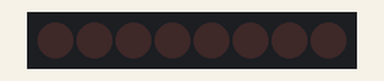
This sketch was run on a simulated ESP32. Parts: 8 shift-register outputs drawn as a row of LEDs (first output left, lit = HIGH). Wiring (inferred from the names in the program): shift register (74HC595): data GPIO 21; shift clock GPIO 16; latch GPIO 17. Wiring (inferred from the signals the program sends): row of LEDs: on Q0, Q1, Q2, Q3, Q4, Q5, Q6, Q7. What the sketch prints to the serial monitor is not drawn.

Above: at 3.2 s.
At 5.8 s:
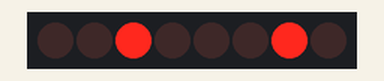
Timing chart, 0 to 8.6 s (numbered marks = the images above):
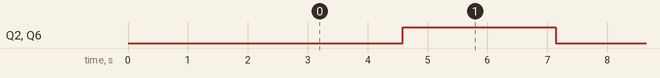

The sketch:

StepperShiftRegTest.ino
```cpp
#include <Wire.h>
#include "Adafruit_VL6180X.h"
#include <AccelStepper.h>
#include <MultiStepper.h>

Adafruit_VL6180X vl = Adafruit_VL6180X();

const int numReadings = 10;

int readings[numReadings];  // the readings from the analog input
int readIndex = 0;          // the index of the current reading
int total = 0;              // the running total
int average = 0;            // the average

//Pin connected to ST_CP of 74HC595
int latchPin = 17;

//Pin connected to SH_CP of 74HC595
int clockPin = 16;

////Pin connected to DS of 74HC595
int dataPin = 21;

byte x = 0b00000010;

int count = 0;
long count1 = 0;

int range = 100;

unsigned long previousMicros = 0;

long interval = 200;

void setup() {

  delay(2000);

  Wire.begin(18, 23, 100000);

  Serial.begin(115200);

  // wait for serial port to open on native usb devices
  while (!Serial) {
    delay(1);
  }

  Serial.println("Adafruit VL6180x test!");
  if (!vl.begin()) {
    Serial.println("Failed to find sensor");
    while (1)
      ;
  }
  Serial.println("Sensor found!");

  //Serial.end();

  //set pins to output so you can control the shift register
  pinMode(latchPin, OUTPUT);
  pinMode(clockPin, OUTPUT);
  pinMode(dataPin, OUTPUT);
}

void loop() {

  if (count1 > 50000) {
   // interval = vl.readRange();
  //  interval = interval *2;
   // Serial.println(interval);
    count1 = 0;
  }
   // count1++;


  if (count > 8000) {
    bitSet(x, 2);
    bitSet(x, 6);
  }
  if (count > 16000) {
    bitClear(x, 2);
    bitClear(x, 6);
    count = 0;
  }


  unsigned long currentMicros = micros();

  if (currentMicros - previousMicros >= 300) {
    // save the last time you blinked the LED
    previousMicros = currentMicros;

    count++;

    digitalWrite(latchPin, LOW);

    bitSet(x, 7);
    bitSet(x, 1);
    bitSet(x, 5);

    shiftOut(dataPin, clockPin, MSBFIRST, x);

    digitalWrite(latchPin, HIGH);

    digitalWrite(latchPin, LOW);

    bitClear(x, 7);
    bitClear(x, 1);
    bitClear(x, 5);

    shiftOut(dataPin, clockPin, MSBFIRST, x);

    digitalWrite(latchPin, HIGH);
  }
}
```

Measured:
- by itself, Q2, Q6: alternates HIGH for 2.6 s and LOW for 2.6 s
